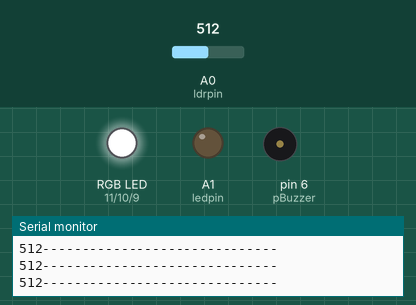
This sketch was run on a simulated Arduino Uno, built with avr-gcc and run on an emulated ATmega328P. Shown: an RGB LED mixed from three pins (HIGH = lit), output pins drawn as LEDs (lit = HIGH), buzzer (waves = sounding), the last lines printed to the serial monitor. The inputs (shaded band) are chosen by the test bench; at power-on: A0 (ldrpin) = 512.

Above: at 1.2 s.
1.3 s: A0 (ldrpin) set to 315
2.8 s: A0 (ldrpin) set to 290
At 3.3 s:
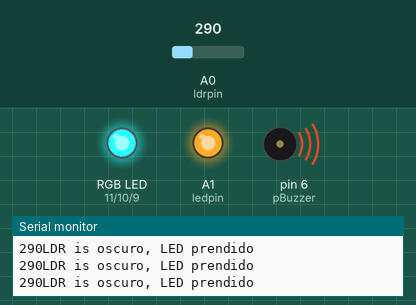
4.3 s: A0 (ldrpin) set to 306
At 5.5 s:
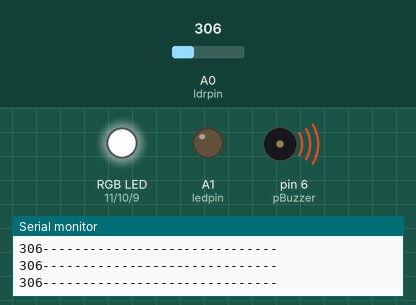
5.8 s: A0 (ldrpin) set to 122
At 6.6 s:
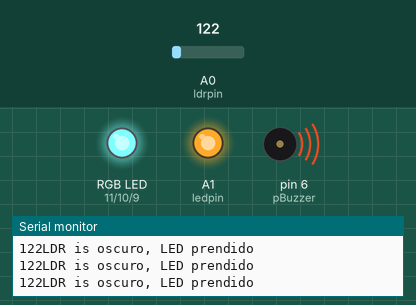
7.3 s: A0 (ldrpin) set to 310
At 7.8 s:
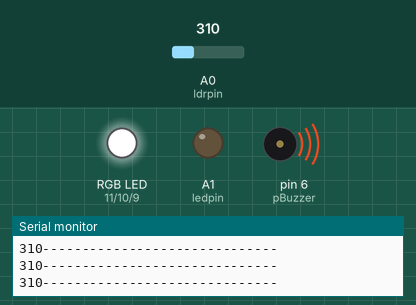
Timing chart, 0 to 9.8 s (numbered marks = the images above; inputs shaded):
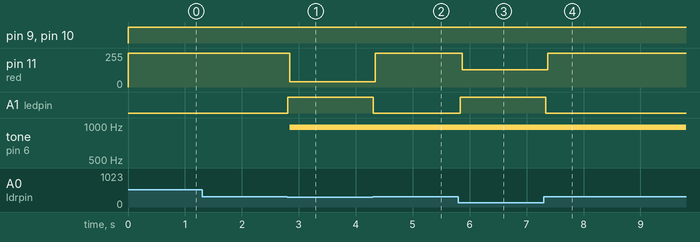

The sketch:

Sensor_LDR2__Punto_3_.ino
```cpp
//Punto #3
#define pBuzzer 6
const int ledpin = A1;
const int ldrpin = A0;


int sensor =0;
int red = 11;
int green = 10;
int blue = 9;

void setup() {
Serial.begin(9600);
pinMode(ledpin,OUTPUT);
pinMode(ldrpin,INPUT);
  pinMode(pBuzzer, OUTPUT);
}
void loop() {
  sensor = analogRead(ldrpin);

  if(sensor < 300){
    digitalWrite(ledpin, HIGH);
    Serial.print(sensor);
    Serial.println("LDR is oscuro, LED prendido");
    color(sensor-250, 255, 255);
    analogWrite(pBuzzer, sensor-250);
  }else{
    digitalWrite(ledpin, LOW);
    Serial.print(sensor);
    Serial.println("------------------------------");
    color(255, 255, 255);
    analogWrite(pBuzzer, 0);
  }
}

void color(int r, int g, int b){
  analogWrite(red, r);
  analogWrite(green, g);
  analogWrite(blue, b);
}
```

Measured:
- the behaviour switches between 300 and 299 on A0 (ldrpin) (found by bisection; images 0 and 1)
- after the input at 2.8 s, pin 11 (red): 255/255 → 40/255 at once; A1 (ledpin): LOW → HIGH at once; tone on pin 6 (pBuzzer): silent → 977 Hz at once
- after the input at 4.3 s, pin 11 (red): 40/255 → 255/255 at once; A1 (ledpin): HIGH → LOW at once
- after the input at 5.8 s, pin 11 (red): 255/255 → 128/255 after 0.07 s; A1 (ledpin): LOW → HIGH at once
- after the input at 7.3 s, pin 11 (red): 128/255 → 255/255 after 0.07 s; A1 (ledpin): HIGH → LOW at once
